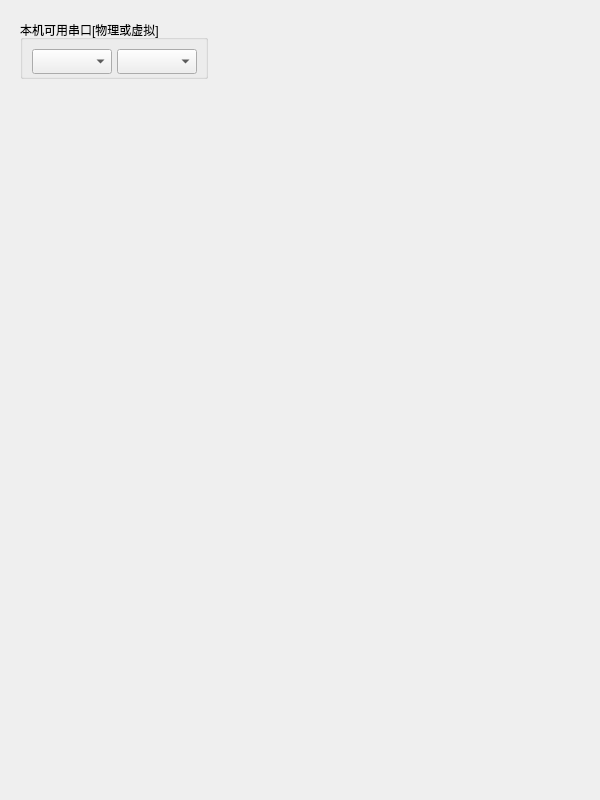
<?xml version="1.0" encoding="UTF-8"?>
<ui version="4.0">
 <class>SerialPortDlg</class>
 <widget class="QDialog" name="SerialPortDlg">
  <property name="geometry">
   <rect>
    <x>0</x>
    <y>0</y>
    <width>600</width>
    <height>800</height>
   </rect>
  </property>
  <property name="minimumSize">
   <size>
    <width>600</width>
    <height>800</height>
   </size>
  </property>
  <property name="maximumSize">
   <size>
    <width>600</width>
    <height>800</height>
   </size>
  </property>
  <property name="windowTitle">
   <string>Dialog</string>
  </property>
  <widget class="QGroupBox" name="groupBox">
   <property name="geometry">
    <rect>
     <x>20</x>
     <y>20</y>
     <width>188</width>
     <height>59</height>
    </rect>
   </property>
   <property name="title">
    <string>本机可用串口[物理或虚拟]</string>
   </property>
   <layout class="QGridLayout" name="gridLayout_2">
    <item row="0" column="0">
     <layout class="QGridLayout" name="gridLayout">
      <item row="0" column="0">
       <widget class="QComboBox" name="comboBox_1">
        <property name="minimumSize">
         <size>
          <width>80</width>
          <height>25</height>
         </size>
        </property>
        <property name="maximumSize">
         <size>
          <width>80</width>
          <height>25</height>
         </size>
        </property>
       </widget>
      </item>
      <item row="0" column="1">
       <widget class="QComboBox" name="comboBox_2">
        <property name="minimumSize">
         <size>
          <width>80</width>
          <height>25</height>
         </size>
        </property>
        <property name="maximumSize">
         <size>
          <width>80</width>
          <height>25</height>
         </size>
        </property>
       </widget>
      </item>
     </layout>
    </item>
   </layout>
  </widget>
 </widget>
 <resources/>
 <connections/>
</ui>
